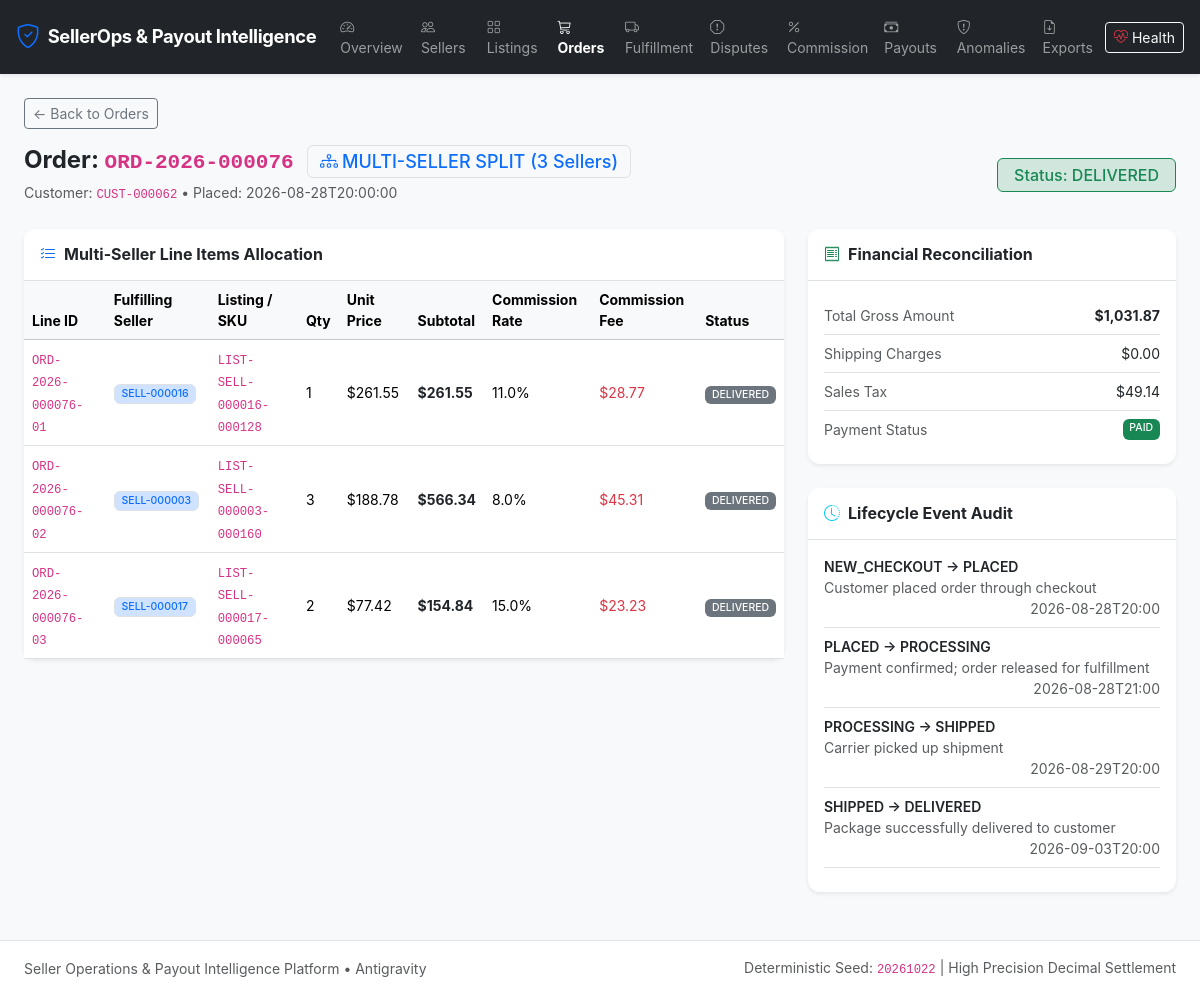
The app's page /orders/ORD-2026-000076 with its own data.
### app/models/order.py (models this page shows)
class Order(Base):
    __tablename__ = 'orders'
    order_id = Column(String(32), primary_key=True)  # ORD-2026-000001
    customer_id = Column(String(32), ForeignKey('customers.customer_id'), nullable=False, index=True)
    order_date = Column(DateTime, nullable=False, index=True)
    order_status = Column(Enum(*ORDER_STATUSES, name='order_status_enum', validate_strings=True, create_constraint=True), default='PLACED', nullable=False, index=True)
    payment_status = Column(Enum(*PAYMENT_STATUSES, name='payment_status_enum', validate_strings=True, create_constraint=True), default='PAID', nullable=False)
    total_gross_amount = Column(Numeric(12, 2), nullable=False)
    shipping_fee = Column(Numeric(10, 2), default=0.00, nullable=False)
    tax_amount = Column(Numeric(10, 2), default=0.00, nullable=False)
    created_at = Column(DateTime, default=datetime.utcnow, nullable=False)
    updated_at = Column(DateTime, default=datetime.utcnow, onupdate=datetime.utcnow, nullable=False)
    customer = relationship('Customer', back_populates='orders')
    order_lines = relationship('OrderLine', back_populates='order', cascade='all, delete-orphan')
    fulfillments = relationship('Fulfillment', back_populates='order')
    disputes = relationship('Dispute', back_populates='order')
    status_events = relationship('OrderStatusEvent', back_populates='order', cascade='all, delete-orphan')
    __table_args__ = (
        Index('idx_order_date_status', 'order_date', 'order_status'),
    )
    def to_dict(self):
        return {
            'order_id': self.order_id,
            'customer_id': self.customer_id,
            'order_date': self.order_date.isoformat() if self.order_date else None,
            'order_status': self.order_status,
            'payment_status': self.payment_status,
            'total_gross_amount': float(self.total_gross_amount) if self.total_gross_amount is not None else 0.0,
            'shipping_fee': float(self.shipping_fee) if self.shipping_fee is not None else 0.0,
            'tax_amount': float(self.tax_amount) if self.tax_amount is not None else 0.0,
            'created_at': self.created_at.isoformat() if self.created_at else None
        }

class OrderLine(Base):
    __tablename__ = 'order_lines'
    order_line_id = Column(String(48), primary_key=True)  # ORD-2026-000001-01
    order_id = Column(String(32), ForeignKey('orders.order_id', ondelete='CASCADE'), nullable=False, index=True)
    listing_id = Column(String(48), ForeignKey('product_listings.listing_id'), nullable=False, index=True)
    seller_id = Column(String(32), ForeignKey('sellers.seller_id'), nullable=False, index=True)
    quantity = Column(Integer, nullable=False)
    unit_price = Column(Numeric(12, 2), nullable=False)
    line_total = Column(Numeric(12, 2), nullable=False)
    commission_rate = Column(Numeric(5, 4), default=0.1000, nullable=False)
    commission_amount = Column(Numeric(12, 2), default=0.00, nullable=False)
    status = Column(Enum(*LINE_STATUSES, name='line_status_enum', validate_strings=True, create_constraint=True), default='PENDING', nullable=False, index=True)
    created_at = Column(DateTime, default=datetime.utcnow, nullable=False)
    order = relationship('Order', back_populates='order_lines')
    listing = relationship('ProductListing', back_populates='order_lines')
    seller = relationship('Seller', back_populates='order_lines')
    fulfillment = relationship('Fulfillment', back_populates='order_line', uselist=False, cascade='all, delete-orphan')
    review = relationship('CustomerReview', back_populates='order_line', uselist=False)
    disputes = relationship('Dispute', back_populates='order_line')
    payout_lines = relationship('PayoutLine', back_populates='order_line')
    __table_args__ = (
        Index('idx_order_line_seller_status', 'seller_id', 'status'),
    )
    def to_dict(self):
        return {
            'order_line_id': self.order_line_id,
            'order_id': self.order_id,
            'listing_id': self.listing_id,
            'seller_id': self.seller_id,
            'quantity': self.quantity,
            'unit_price': float(self.unit_price) if self.unit_price is not None else 0.0,
            'line_total': float(self.line_total) if self.line_total is not None else 0.0,
            'commission_rate': float(self.commission_rate) if self.commission_rate is not None else 0.0,
            'commission_amount': float(self.commission_amount) if self.commission_amount is not None else 0.0,
            'status': self.status,
            'created_at': self.created_at.isoformat() if self.created_at else None
        }

### app/models/events.py (models this page shows, shortened)
class OrderStatusEvent(Base):
    __tablename__ = 'order_status_events'
    event_id = Column(Integer, primary_key=True, autoincrement=True)
    order_id = Column(String(32), ForeignKey('orders.order_id', ondelete='CASCADE'), nullable=False, index=True)
    previous_status = Column(String(32), nullable=False)
    new_status = Column(String(32), nullable=False)
    reason = Column(String(255), nullable=True)
    event_timestamp = Column(DateTime, default=datetime.utcnow, nullable=False, index=True)
    order = relationship('Order', back_populates='status_events')

### app/routes/dashboard_routes.py (the view)
@dashboard_bp.route('/orders/<order_id>')
def order_detail(order_id):
    order = OrderService.get_order_details(order_id)
    if not order:
        return "Order not found", 404
    return render_template('order_detail.html', order=order)

### app/__init__.py (called while the page is built)
def register_security_headers(app: Flask):
    @app.after_request
    def set_security_headers(response):
        response.headers['X-Content-Type-Options'] = 'nosniff'
        response.headers['X-Frame-Options'] = 'SAMEORIGIN'
        response.headers['X-XSS-Protection'] = '1; mode=block'
        response.headers['Referrer-Policy'] = 'strict-origin-when-cross-origin'
        response.headers['Content-Security-Policy'] = (
            "default-src 'self' https: 'unsafe-inline' 'unsafe-eval'; "
            "img-src 'self' data: https:; "
            "font-src 'self' https: data:; "
            "style-src 'self' https: 'unsafe-inline';"
        )
        return response

### database/connection.py (called while the page is built, shortened)
def get_default_uri() -> str:
    if os.getenv('DATABASE_URL'):
        return os.getenv('DATABASE_URL')

def get_session_factory(database_uri: str = None):
    uri = database_uri or get_default_uri()
    if uri not in _session_factories:
        engine = get_engine(uri)
        _session_factories[uri] = scoped_session(
            sessionmaker(autocommit=False, autoflush=False, expire_on_commit=False, bind=engine)
        )
    return _session_factories[uri]

@contextmanager
def get_session(database_uri: str = None) -> Generator:
    session_factory = get_session_factory(database_uri)
    session = session_factory()
    try:
        yield session
        session.commit()
    except Exception as exc:
        session.rollback()
        logger.error(f"Database session error: {exc}")
        raise
    finally:
        session.close()

### app/templates/order_detail.html (shortened to what this page needs)
{% extends "base.html" %}
{% block content %}
<div class="mb-4">
    <a href="/orders" class="btn btn-outline-secondary btn-sm mb-3">&larr; Back to Orders</a>
    <div class="d-flex justify-content-between align-items-center">
        <div>
            <h4 class="fw-bold text-dark mb-1">
                Order: <code>{{ order.order_id }}</code>
                {% if order.is_multi_seller %}
                <span class="badge bg-purple text-primary border ms-2">
                    <i class="bi bi-diagram-3 me-1"></i>MULTI-SELLER SPLIT ({{ order.seller_count }} Sellers)
                </span>
                {% else %}
                <span class="badge bg-light text-dark border ms-2">Single Seller</span>
                {% endif %}
            </h4>
            <p class="text-muted small mb-0">Customer: <code>{{ order.customer_id }}</code> &bull; Placed: {{ order.order_date }}</p>
        </div>
        <div>
            <span class="badge bg-success-subtle text-success fs-6 border border-success px-3 py-2">
                Status: {{ order.order_status }}
            </span>
        </div>
    </div>
</div>
<div class="row g-4 mb-4">
    <div class="col-lg-8">
        <div class="card border-0 shadow-sm mb-4">
            <div class="card-header bg-white border-bottom py-3">
                <h6 class="fw-bold mb-0"><i class="bi bi-list-check text-primary me-2"></i>Multi-Seller Line Items Allocation</h6>
            </div>
            <div class="table-responsive">
                <table class="table align-middle mb-0 small">
                    <thead class="table-light text-muted">
                        <tr>
                            <th>Line ID</th>
                            <th>Fulfilling Seller</th>
                            <th>Listing / SKU</th>
                            <th>Qty</th>
                            <th>Unit Price</th>
                            <th>Subtotal</th>
                            <th>Commission Rate</th>
                            <th>Commission Fee</th>
                            <th>Status</th>
                        </tr>
                    </thead>
                    <tbody>
                        {% for line in order.lines %}
                        <tr>
                            <td><code>{{ line.order_line_id }}</code></td>
                            <td><span class="badge bg-primary-subtle text-primary border">{{ line.seller_id }}</span></td>
                            <td><code>{{ line.listing_id }}</code></td>
                            <td>{{ line.quantity }}</td>
                            <td>${{ "{:,.2f}".format(line.unit_price) }}</td>
                            <td class="fw-bold text-dark">${{ "{:,.2f}".format(line.line_total) }}</td>
                            <td>{{ (line.commission_rate * 100) | round(1) }}%</td>
                            <td class="text-danger">${{ "{:,.2f}".format(line.commission_amount) }}</td>
                            <td><span class="badge bg-secondary">{{ line.status }}</span></td>
                        </tr>
                        {% endfor %}
                    </tbody>
                </table>
            </div>
        </div>
    </div>
    <div class="col-lg-4">
        <div class="card border-0 shadow-sm mb-4">
            <div class="card-header bg-white border-bottom py-3">
                <h6 class="fw-bold mb-0"><i class="bi bi-receipt text-success me-2"></i>Financial Reconciliation</h6>
            </div>
            <div class="card-body">
                <ul class="list-group list-group-flush small">
                    <li class="list-group-item d-flex justify-content-between px-0">
                        <span class="text-muted">Total Gross Amount</span>
                        <span class="fw-bold text-dark">${{ "{:,.2f}".format(order.total_gross_amount) }}</span>
                    </li>
                    <li class="list-group-item d-flex justify-content-between px-0">
                        <span class="text-muted">Shipping Charges</span>
                        <span>${{ "{:,.2f}".format(order.shipping_fee) }}</span>
                    </li>
                    <li class="list-group-item d-flex justify-content-between px-0">
                        <span class="text-muted">Sales Tax</span>
                        <span>${{ "{:,.2f}".format(order.tax_amount) }}</span>
                    </li>
                    <li class="list-group-item d-flex justify-content-between px-0">
                        <span class="text-muted">Payment Status</span>
                        <span class="badge bg-success">{{ order.payment_status }}</span>
                    </li>
                </ul>
            </div>
        </div>
        <div class="card border-0 shadow-sm">
            <div class="card-header bg-white border-bottom py-3">
                <h6 class="fw-bold mb-0"><i class="bi bi-clock-history text-info me-2"></i>Lifecycle Event Audit</h6>
            </div>
            <div class="card-body p-3">
                {% if order.events %}
                <ul class="list-unstyled mb-0 small">
                    {% for ev in order.events %}
                    <li class="mb-2 pb-2 border-bottom">
                        <div class="fw-semibold text-dark">{{ ev.previous_status }} &rarr; {{ ev.new_status }}</div>
                        <div class="text-muted">{{ ev.reason }}</div>
                        <div class="text-muted smaller text-end">{{ ev.timestamp[:16] }}</div>
                    </li>
                    {% endfor %}
                </ul>
                {% else %}
                <div class="text-muted small">No status transition events logged.</div>
                {% endif %}
            </div>
        </div>
    </div>
</div>
{% endblock %}

### app/static/css/custom.css (style rules this page uses)
body { font-family: -apple-system, BlinkMacSystemFont, "Segoe UI", Roboto, Helvetica, Arial, sans-serif; background-color: #f8fafc; color: #1e293b; }
.card { border-radius: 0.75rem; box-shadow: 0 1px 3px 0 rgb(0 0 0 / 0.1), 0 1px 2px -1px rgb(0 0 0 / 0.1); transition: transform 0.2s ease, box-shadow 0.2s ease; }
.card-header { border-top-left-radius: 0.75rem !important; border-top-right-radius: 0.75rem !important; }
.badge { font-weight: 500; }

### records on screen
Order: order_id "ORD-2026-000076", customer_id "CUST-000062", payment_status "PAID"
OrderLine: order_line_id "ORD-2026-000076-01", seller_id "SELL-000016", listing_id "LIST-SELL-000016-000128", quantity "1", unit_price "261.55", line_total "261.55", commission_rate "11.0", commission_amount "28.77", status "DELIVERED"
OrderLine: order_line_id "ORD-2026-000076-02", seller_id "SELL-000003", listing_id "LIST-SELL-000003-000160", quantity "3", unit_price "188.78", line_total "566.34", commission_rate "8.0", commission_amount "45.31", status "DELIVERED"
OrderLine: order_line_id "ORD-2026-000076-03", seller_id "SELL-000017", listing_id "LIST-SELL-000017-000065", quantity "2", unit_price "77.42", line_total "154.84", commission_rate "15.0", commission_amount "23.23", status "DELIVERED"
OrderStatusEvent: previous_status "NEW_CHECKOUT", new_status "PLACED", reason "Customer placed order through checkout", timestamp "2026-08-28T20:00"
OrderStatusEvent: previous_status "PLACED", new_status "PROCESSING", reason "Payment confirmed; order released for fulfillment", timestamp "2026-08-28T21:00"
OrderStatusEvent: previous_status "PROCESSING", new_status "SHIPPED", reason "Carrier picked up shipment", timestamp "2026-08-29T20:00"
OrderStatusEvent: previous_status "SHIPPED", new_status "DELIVERED", reason "Package successfully delivered to customer", timestamp "2026-09-03T20:00"

### other values on screen
{{ order.seller_count }} "3"
{{ order.order_date }} "2026-08-28T20:00:00"
{{ order.order_status }} "DELIVERED"
{{ "{:,.2f}".format(order.total_gross_amount) }} "1,031.87"
{{ "{:,.2f}".format(order.shipping_fee) }} "0.00"
{{ "{:,.2f}".format(order.tax_amount) }} "49.14"
